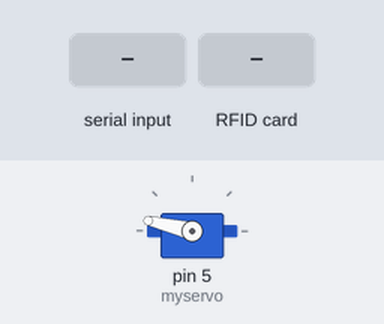
The sketch below on a simulated Arduino Uno, built with avr-gcc and run on an emulated ATmega328P. Parts: servo. The test bench sets the inputs (shaded band). What the sketch prints to the serial monitor is not drawn.

Above: at 1.2 s.
1.3 s: "B" received over Serial
At 1.77 s:
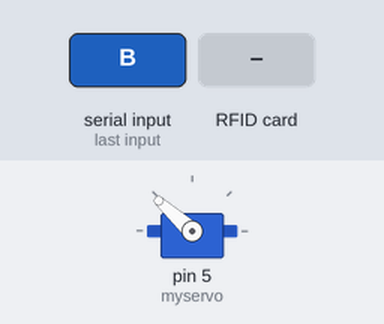
At 3.9 s:
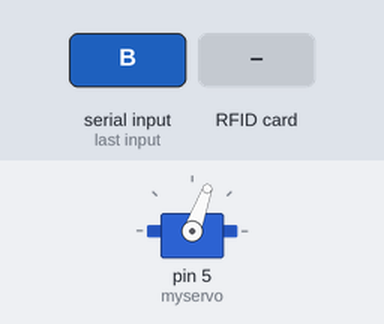
4.3 s: RFID card 5E 7A 19 C4 held to the reader
At 6.24 s:
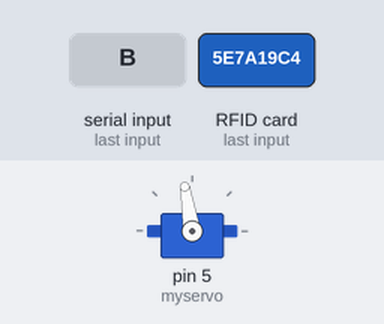
Timing chart, 0 to 8.7 s (numbered marks = the images above; inputs shaded):
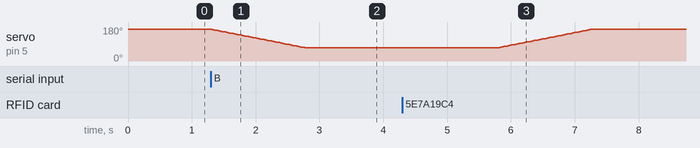

The sketch:

CONG_RA.ino
```cpp
#include <SPI.h>
#include <MFRC522.h>
#include <Servo.h>

Servo myservo;  // Tạo đối tượng servo để điều khiển servo

int pos = 0;  // Biến lưu vị trí của servo

#define RST_PIN 9
#define SS_PIN 10
char receivedChar;  // Biến lưu ký tự nhận được từ cổng serial

MFRC522 mfrc522(SS_PIN, RST_PIN);

void setup() {
  myservo.attach(5);  // Kết nối servo tại chân số 5
  myservo.write(167);  // Đặt servo ở góc 90 độ (vị trí đóng)

  Serial.begin(9600);

  SPI.begin();
  mfrc522.PCD_Init();

}

void mo_barie() {

   // Mở barrier
  for (pos = 167; pos >= 70; pos -= 1) {  // Góc từ 90 đến 0
    myservo.write(pos);
    delay(15);  // Chờ servo di chuyển
  }


  delay(3000);  // Giữ barrier mở trong 3 giây
     // Đóng barrier
  for (pos = 70; pos <= 167; pos += 1) {  // Góc từ 0 đến 90
    myservo.write(pos);
    delay(15);  // Chờ servo di chuyển
  }


}

void loop() {
  // Kiểm tra dữ liệu nhận từ cổng Serial
  if (Serial.available() > 0) {
    receivedChar = Serial.read();  // Đọc ký tự từ Serial

    if (receivedChar == 'B') {  // Nếu nhận được ký tự 'B'
      mo_barie();  // Gọi hàm mở barrier
    }
  }

  // Kiểm tra thẻ RFID
  if (!mfrc522.PICC_IsNewCardPresent()) {
    return;
  }

  if (!mfrc522.PICC_ReadCardSerial()) {
    return;
  }

  // In UID của thẻ ra Serial
  for (byte i = 0; i < mfrc522.uid.size; i++) {
    Serial.print(mfrc522.uid.uidByte[i] < 0x10 ? " 0" : " ");
    Serial.print(mfrc522.uid.uidByte[i], HEX);
  }
  Serial.println("");
  mfrc522.PICC_HaltA();
  mfrc522.PCD_StopCrypto1();
}
```

Measured:
- after the input at 1.3 s, servo on pin 5 (myservo): moves from 167° to 70° over 1.4 s, starting at once
